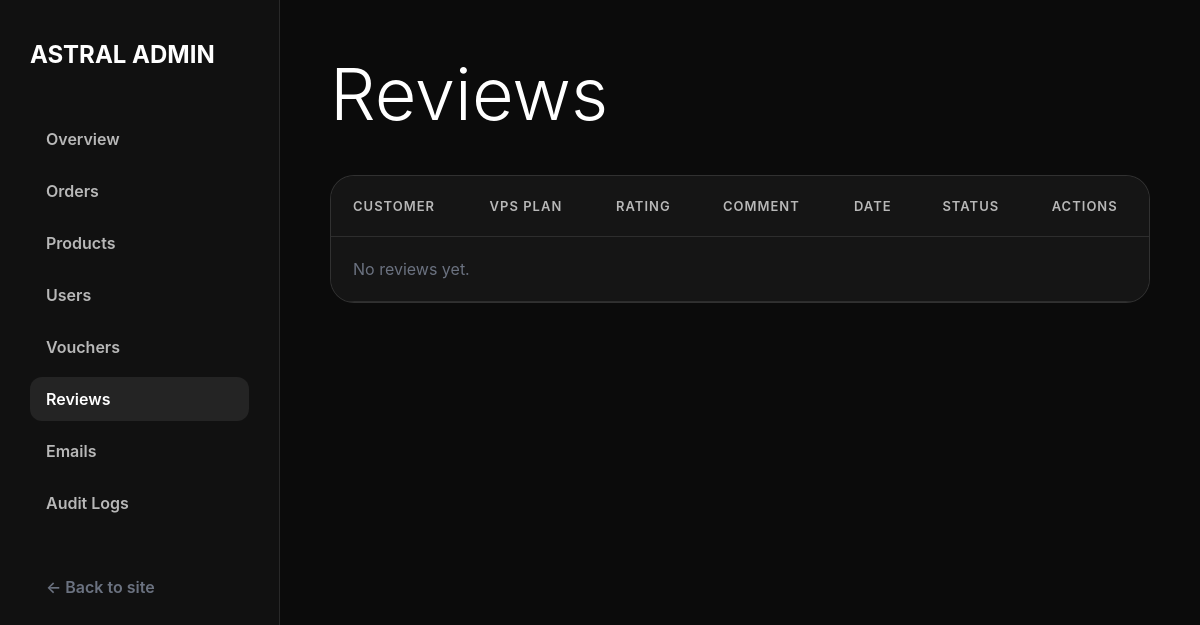
Before: /admin/reviews (signed in) with the older database file.
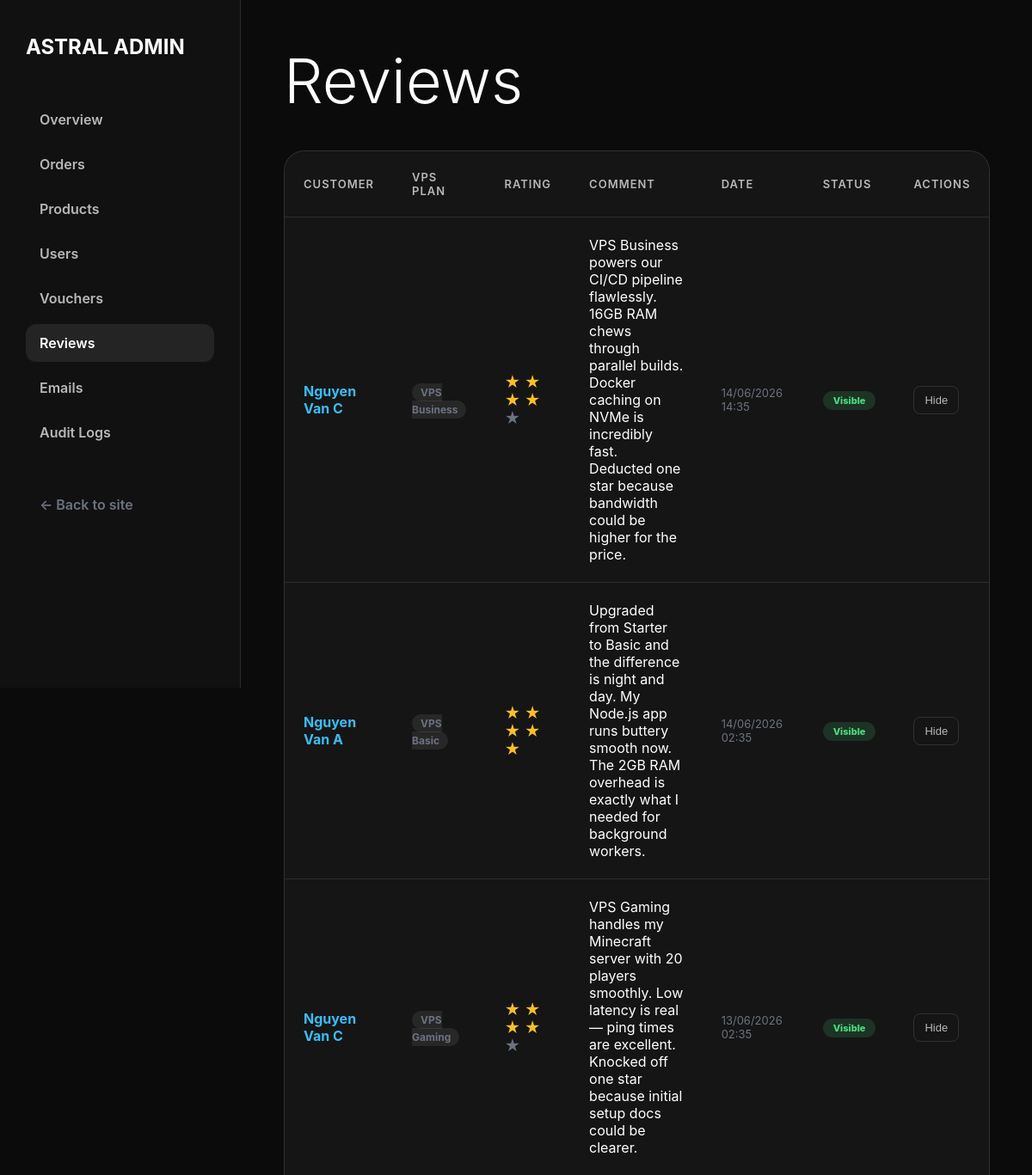
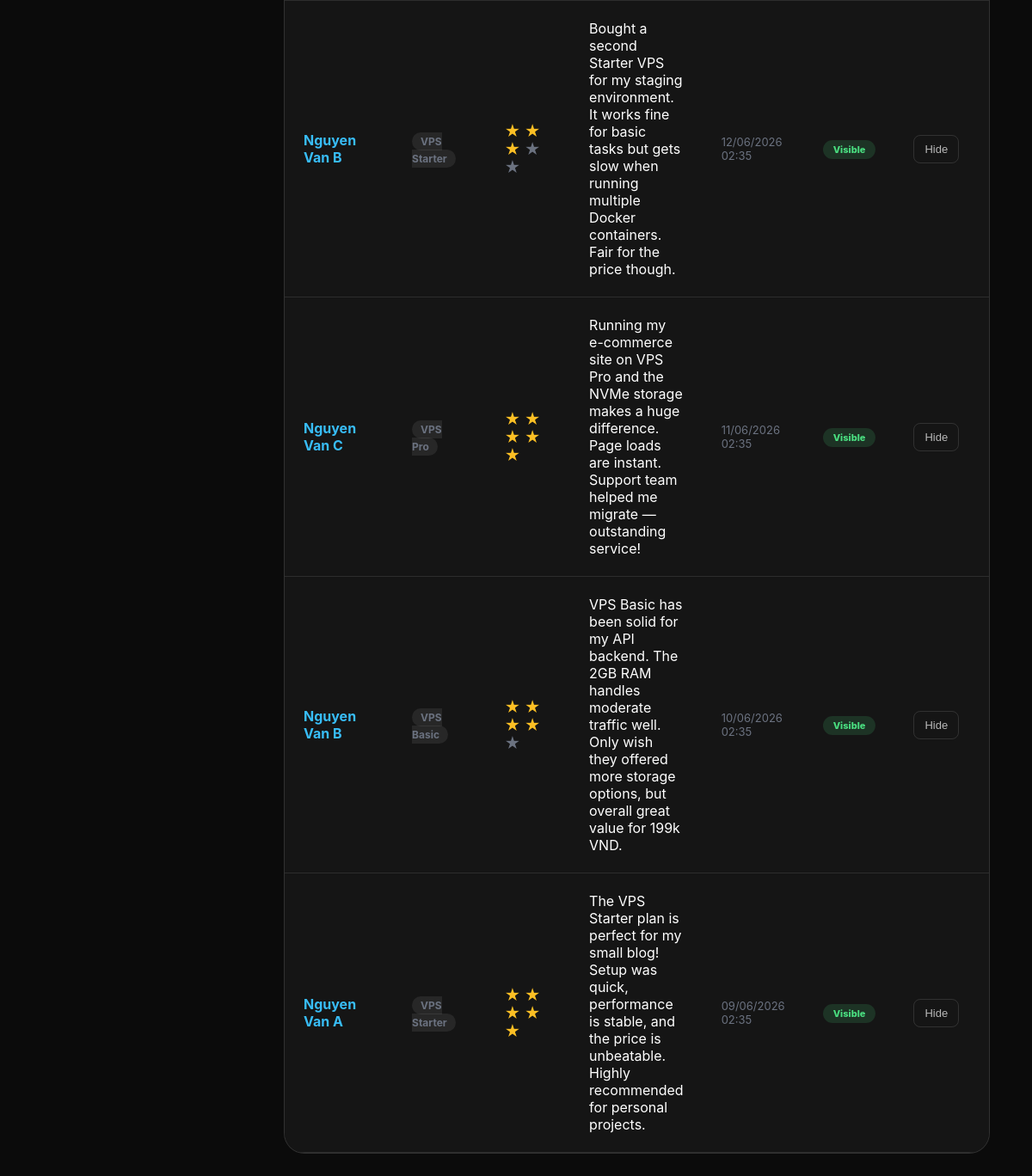
After: the same page with the newer database file (2 pictures, top to bottom).
### tables this page shows
CREATE TABLE reviews (
    id          INT UNSIGNED AUTO_INCREMENT PRIMARY KEY,
    user_id     INT UNSIGNED  NOT NULL,
    product_id  INT UNSIGNED  NOT NULL,
    order_id    INT UNSIGNED  NOT NULL,
    rating      TINYINT(1)    NOT NULL CHECK (rating BETWEEN 1 AND 5),
    comment     TEXT          NOT NULL,
    is_visible  TINYINT(1)    NOT NULL DEFAULT 1,
    created_at  TIMESTAMP     NOT NULL DEFAULT CURRENT_TIMESTAMP,
    updated_at  TIMESTAMP     NOT NULL DEFAULT CURRENT_TIMESTAMP ON UPDATE CURRENT_TIMESTAMP,

    UNIQUE KEY uq_review_per_order (user_id, order_id),
    FOREIGN KEY (user_id)    REFERENCES users(id)    ON DELETE CASCADE,
    FOREIGN KEY (product_id) REFERENCES products(id) ON DELETE CASCADE,
    FOREIGN KEY (order_id)   REFERENCES orders(id)   ON DELETE CASCADE,
    INDEX idx_product_visible (product_id, is_visible),
    INDEX idx_rating (rating)
);

CREATE TABLE users (
    id            INT UNSIGNED AUTO_INCREMENT PRIMARY KEY,
    name          VARCHAR(100)  NOT NULL,
    email         VARCHAR(150)  NOT NULL UNIQUE,
    password      VARCHAR(255)  NOT NULL,                         
    phone         VARCHAR(20)   DEFAULT NULL,
    avatar        VARCHAR(255)  DEFAULT 'default_avatar.png',
    role          ENUM('user','staff','admin') NOT NULL DEFAULT 'user',
     
    tier          ENUM('silver','gold','diamond') NOT NULL DEFAULT 'silver',
    total_spent   DECIMAL(15,2) NOT NULL DEFAULT 0.00,
    is_locked     TINYINT(1)    NOT NULL DEFAULT 0,               
    locked_reason VARCHAR(255)  DEFAULT NULL,
    is_verified   TINYINT(1)    NOT NULL DEFAULT 1,               
    verification_token VARCHAR(64) DEFAULT NULL,
    mfa_secret          VARCHAR(32)   DEFAULT NULL,
    mfa_enabled         TINYINT(1)    NOT NULL DEFAULT 0,
    created_at    TIMESTAMP     NOT NULL DEFAULT CURRENT_TIMESTAMP,
    updated_at    TIMESTAMP     NOT NULL DEFAULT CURRENT_TIMESTAMP ON UPDATE CURRENT_TIMESTAMP,

    INDEX idx_role (role),
    INDEX idx_tier (tier),
    INDEX idx_is_locked (is_locked)
);

CREATE TABLE products (
    id            INT UNSIGNED AUTO_INCREMENT PRIMARY KEY,
    name          VARCHAR(150)  NOT NULL,                         
    slug          VARCHAR(200)  NOT NULL UNIQUE,                  
    description   TEXT          DEFAULT NULL,
     
    cpu           VARCHAR(50)   NOT NULL,                         
    ram           VARCHAR(50)   NOT NULL,                         
    storage       VARCHAR(50)   NOT NULL,                         
    bandwidth     VARCHAR(50)   NOT NULL,                         
    os_options    VARCHAR(255)  DEFAULT NULL,                     
     
    price         DECIMAL(15,2) NOT NULL,                         
    stock         INT           NOT NULL DEFAULT 100,             
    image         VARCHAR(255)  DEFAULT 'default_product.png',
     
    is_active     TINYINT(1)    NOT NULL DEFAULT 1,               
    created_by    INT UNSIGNED  DEFAULT NULL,                     
    created_at    TIMESTAMP     NOT NULL DEFAULT CURRENT_TIMESTAMP,
    updated_at    TIMESTAMP     NOT NULL DEFAULT CURRENT_TIMESTAMP ON UPDATE CURRENT_TIMESTAMP,

    FOREIGN KEY (created_by) REFERENCES users(id) ON DELETE SET NULL,
    INDEX idx_is_active (is_active),
    INDEX idx_price (price),
    INDEX idx_slug (slug)
);

### src/Controllers/AdminReviewController.php (called while the page is built, shortened)
<?php
class AdminReviewController {
    public function index() {
        $reviews = Review::getAllForAdmin();
        require_once __DIR__ . '/../Views/admin/reviews/index.php';
    }
}

### src/index.php (called while the page is built, shortened)
<?php
    require_once __DIR__ . "/Router.php";
    $router = new Router();
    $router->get("/",                               [ProductController::class, "index"]);
    $router->get("/api/health",                     [HealthController::class, "index"]);
    $router->get("/login",                          [AuthController::class, "login"]);
    $router->post("/login",                         [AuthController::class, "login"]);
    $router->get("/register",                       [AuthController::class, "register"]);
    $router->post("/register",                      [AuthController::class, "register"]);
    $router->get("/logout",                         [AuthController::class, "logout"]);
    $router->get("/verify",                         [AuthController::class, "verify"]);
    $router->get("/verify-otp",                     [AuthController::class, "showOtpForm"]);
    $router->post("/verify-otp",                    [AuthController::class, "showOtpForm"]);
    $router->get("/forgot-password",                [PasswordResetController::class, "forgot"]);
    $router->post("/forgot-password",               [PasswordResetController::class, "forgot"]);
    $router->get("/reset-password",                 [PasswordResetController::class, "reset"]);
    $router->post("/reset-password",                [PasswordResetController::class, "reset"]);
    $router->get("/mfa-verify",                     [AuthController::class, "mfaVerify"]);
    $router->post("/mfa-verify",                    [AuthController::class, "mfaVerify"]);
    $router->get("/mfa-setup",                      [ProfileController::class, "setupMfa"]);
    $router->post("/mfa-setup",                     [ProfileController::class, "setupMfa"]);
    $router->get("/cart",                           [CartController::class, "index"]);
    $router->post("/cart/add",                      [CartController::class, "add"]);
    $router->post("/cart/remove",                   [CartController::class, "remove"]);
    $router->post("/cart/update",                   [CartController::class, "update"]);
    $router->get("/cart/count",                     [CartController::class, "count"]);
    $router->get("/checkout",                       [CheckoutController::class, "index"]);
    $router->post("/checkout/place-order",          [CheckoutController::class, "placeOrder"]);
    $router->get("/checkout/place-order",           [CheckoutController::class, "placeOrderGet"]);
    $router->get("/checkout/success",               [CheckoutController::class, "success"]);
    $router->post("/checkout/validate-voucher",     [CheckoutController::class, "validateVoucher"]);
    $router->get("/payment/vnpay-return",           [PaymentController::class, "vnpayReturn"]);
    $router->get("/payment/vnpay-ipn",              [PaymentController::class, "vnpayIpn"]);
    $router->get("/orders",                         [OrderController::class, "index"]);
    $router->get("/orders/invoice",                 [OrderController::class, "invoice"]);
    $router->post("/orders/cancel",                 [OrderController::class, "cancel"]);
    $router->post("/service/stop",                  [ServiceController::class, "stop"]);
    $router->post("/service/start",                 [ServiceController::class, "start"]);
    $router->post("/service/restart",               [ServiceController::class, "restart"]);
    $router->post("/service/rebuild",               [ServiceController::class, "rebuild"]);
    $router->get("/inbox",                          [InboxController::class, "index"]);
    $router->post("/inbox/read",                    [InboxController::class, "markRead"]);
    $router->get("/profile",                        [ProfileController::class, "index"]);
    $router->post("/profile/update",                [ProfileController::class, "update"]);
    $router->get("/console",                        [ConsoleController::class, "index"]);
    $router->get("/admin/orders",                   [AdminOrderController::class, "index"]);
    $router->get("/admin/orders/invoice",           [AdminOrderController::class, "invoice"]);
    $router->post("/admin/orders/update",           [AdminOrderController::class, "update"]);
    $router->get("/admin/products",                 [AdminProductController::class, "index"]);
    $router->post("/admin/products/store",          [AdminProductController::class, "store"]);
    $router->post("/admin/products/update",         [AdminProductController::class, "update"]);
    $router->post("/admin/products/toggle",         [AdminProductController::class, "toggle"]);
    $router->get("/admin",                          [AdminDashboardController::class, "index"]);
    $router->get("/admin/dashboard",                [AdminDashboardController::class, "index"]);
    $router->get("/admin/users",                    [AdminUserController::class, "index"]);
    $router->post("/admin/users/toggle-lock",       [AdminUserController::class, "toggleLock"]);
    $router->get("/admin/vouchers",                 [AdminVoucherController::class, "index"]);
    $router->post("/admin/vouchers/store",          [AdminVoucherController::class, "store"]);
    $router->post("/admin/vouchers/toggle",         [AdminVoucherController::class, "toggle"]);
    $router->get("/admin/reviews",                  [AdminReviewController::class, "index"]);
    $router->post("/admin/reviews/toggle",           [AdminReviewController::class, "toggle"]);
    $router->get("/admin/emails",                   [AdminEmailController::class, "index"]);
    $router->post("/admin/emails/send",             [AdminEmailController::class, "send"]);
    $router->get("/admin/audit-logs",              [AdminAuditLogController::class, "index"]);
    $router->post("/review/submit",                [ReviewController::class, "submit"]);
    $router->dispatch($_SERVER["REQUEST_URI"], $_SERVER["REQUEST_METHOD"]);

### src/Models/Review.php (called while the page is built, shortened)
<?php
class Review {
    public static function getAllForAdmin(): array {
        $pdo = Database::getConnection();
        $sql = "
            SELECT r.*, u.name AS customer_name, p.name AS product_name
            FROM reviews r
            JOIN users u ON r.user_id = u.id
            JOIN products p ON r.product_id = p.id
            ORDER BY r.created_at DESC
        ";
        return $pdo->query($sql)->fetchAll(PDO::FETCH_ASSOC);
    }
}

### src/Views/admin/reviews/index.php (the view, shortened to what this page needs)
<!DOCTYPE html>
<html lang="en">
<head>
    <link rel="stylesheet" href="/css/base.css">
</head>
<body>
    <div class="admin-layout">
        <div class="admin-sidebar">
            <h2>ASTRAL ADMIN</h2>
            <a href="/admin">Overview</a>
            <a href="/admin/orders">Orders</a>
            <a href="/admin/products">Products</a>
            <a href="/admin/users">Users</a>
            <a href="/admin/vouchers">Vouchers</a>
            <a href="/admin/reviews" class="active">Reviews</a>
            <a href="/admin/emails">Emails</a>
            <a href="/admin/audit-logs">Audit Logs</a>
            <div style="margin-top:auto;padding-top:32px;">
                <a href="/" style="color:#6b7280;">← Back to site</a>
            </div>
        </div>
        <div class="admin-content">
            <h1>Reviews</h1>
            <div style="background:#151515;border-radius:24px;border:1px solid rgba(255,255,255,0.12);overflow:hidden;">
                <div class="table-responsive">
                    <table class="admin-table">
                        <thead>
                            <tr>
                                <th>Customer</th>
                                <th>VPS Plan</th>
                                <th>Rating</th>
                                <th>Comment</th>
                                <th>Date</th>
                                <th>Status</th>
                                <th>Actions</th>
                            </tr>
                        </thead>
                        <tbody>
                            <?php if(empty($reviews)): ?>
                                <tr><td colspan="7" class="text-center text-muted py-4">No reviews yet.</td></tr>
                            <?php else: ?>
                                <?php foreach ($reviews as $r): ?>
                                    <tr>
                                        <td class="fw-bold" style="color:#38bdf8;"><?= htmlspecialchars($r['customer_name']) ?></td>
                                        <td><span style="padding:3px 10px;border-radius:999px;background:rgba(255,255,255,0.08);color:#6b7280;font-size:12px;font-weight:700;"><?= htmlspecialchars($r['product_name']) ?></span></td>
                                        <td class="star-rating">
                                            <?php for($i=1; $i<=5; $i++): ?>
                                                <span class="star <?= $i > $r['rating'] ? 'empty' : '' ?>">★</span>
                                            <?php endfor; ?>
                                        </td>
                                        <td style="max-width:300px;"><?= nl2br(htmlspecialchars($r['comment'])) ?></td>
                                        <td style="color:#6b7280;font-size:13px;"><?= date('d/m/Y H:i', strtotime($r['created_at'])) ?></td>
                                        <td>
                                            <span class="r-status <?= $r['is_visible'] ? 'visible' : 'hidden' ?>"><?= $r['is_visible'] ? 'Visible' : 'Hidden' ?></span>
                                        </td>
                                        <td>
                                            <form action="/admin/reviews/toggle" method="POST">
                                                <button type="submit" class="action-btn <?= $r['is_visible'] ? 'danger' : 'success' ?>"><?= $r['is_visible'] ? 'Hide' : 'Unhide' ?></button>
                                            </form>
                                        </td>
                                    </tr>
                                <?php endforeach; ?>
                            <?php endif; ?>
                        </tbody>
                    </table>
                </div>
            </div>
        </div>
    </div>
</body>
</html>

### src/Router.php
<?php
class Router {
    private array $routes = [];
    public function get(string $uri, array $handler): void {
        $this->routes['GET'][$uri] = $handler;
    }
    public function post(string $uri, array $handler): void {
        $this->routes['POST'][$uri] = $handler;
    }
    public function dispatch(string $uri, string $method): void {
        $uri = parse_url($uri, PHP_URL_PATH);
        $uri = rtrim($uri, '/') ?: '/';
        $method = strtoupper($method);
        if (isset($this->routes[$method][$uri])) {
            [$class, $action] = $this->routes[$method][$uri];
            $controller = new $class();
            $controller->$action();
        } else {
            http_response_code(404);
            echo "<h1>404 Not Found</h1>";
        }
    }
}

### src/css/base.css (style rules this page uses)
* { margin: 0; padding: 0; box-sizing: border-box; }
html { scroll-behavior: smooth; }
body { font-family: "Inter", sans-serif; background: #0b0b0b; color: #fff; overflow-x: hidden; }
a { text-decoration: none; color: inherit; }
.admin-layout { display: flex; min-height: 100vh; }
.admin-sidebar { width: 280px; background: #111; padding: 40px 30px; border-right: 1px solid rgba(255, 255, 255, 0.1); position: fixed; top: 0; left: 0; height: 100vh; overflow-y: auto; z-index: 100; }
.admin-sidebar h2 { font-size: 24px; margin-bottom: 48px; display: flex; align-items: center; gap: 10px; }
.admin-sidebar a { display: block; color: #b8b8b8; margin-bottom: 8px; padding: 12px 16px; border-radius: 12px; font-weight: 600; transition: all 0.2s ease; }
.admin-sidebar a:hover, .admin-sidebar a.active { background: rgba(255, 255, 255, 0.08); color: #fff; }
.admin-content { flex: 1; padding: 50px; margin-left: 280px; }
.admin-content h1 { font-size: clamp(52px, 6vw, 76px); font-weight: 300; margin-bottom: 38px; }
.admin-table { width: 100%; border-collapse: collapse; background: #151515; border-radius: 20px; overflow: hidden; }
.admin-table th, .admin-table td { padding: 22px; border-bottom: 1px solid rgba(255, 255, 255, 0.1); text-align: left; }
.admin-table th { color: #b8b8b8; font-weight: 600; font-size: 13px; text-transform: uppercase; letter-spacing: 1px; }
.star-rating { color: #fbbf24; }
.fw-bold { font-weight: 700; }
.table-responsive { overflow-x: auto; }
.text-muted { color: #6b7280; }
.text-center { text-align: center; }
.py-4 { padding-top: 24px; padding-bottom: 24px; }

### src/Views/admin/reviews/index.php (style rules this page uses)
.r-status { padding:4px 12px; border-radius:999px; font-size:11px; font-weight:800; display:inline-block; }
.r-status.visible { background:rgba(74,222,128,0.15); color:#4ade80; }
.star { color:#fbbf24; font-size:18px; }
.star.empty { color:#6b7280; }
.action-btn { padding:8px 12px; border-radius:8px; border:1px solid rgba(255,255,255,0.12); background:transparent; color:#b8b8b8; cursor:pointer; font-size:13px; }

Changed rows visible on the page:
added reviews: user.name "Nguyen Van C", product.name "VPS Business", comment "VPS Business powers our CI/CD pipeline flawlessly. 16GB RAM chews through parallel builds. Docker caching on NVMe is incredibly fast. Deducted one star because bandwidth could be higher for the price.", created_at "14/06/2026 14:35", is_visible "Visible"
added reviews: user.name "Nguyen Van A", product.name "VPS Basic", comment "Upgraded from Starter to Basic and the difference is night and day. My Node.js app runs buttery smooth now. The 2GB RAM overhead is exactly what I needed for background workers.", created_at "14/06/2026 02:35", is_visible "Visible"
added reviews: user.name "Nguyen Van C", product.name "VPS Gaming", comment "VPS Gaming handles my Minecraft server with 20 players smoothly. Low latency is real — ping times are excellent. Knocked off one star because initial setup docs could be clearer.", created_at "13/06/2026 02:35", is_visible "Visible"
added reviews: user.name "Nguyen Van B", product.name "VPS Starter", comment "Bought a second Starter VPS for my staging environment. It works fine for basic tasks but gets slow when running multiple Docker containers. Fair for the price though.", created_at "12/06/2026 02:35", is_visible "Visible"
added reviews: user.name "Nguyen Van C", product.name "VPS Pro", comment "Running my e-commerce site on VPS Pro and the NVMe storage makes a huge difference. Page loads are instant. Support team helped me migrate — outstanding service!", created_at "11/06/2026 02:35", is_visible "Visible"
added reviews: user.name "Nguyen Van B", product.name "VPS Basic", comment "VPS Basic has been solid for my API backend. The 2GB RAM handles moderate traffic well. Only wish they offered more storage options, but overall great value for 199k VND.", created_at "10/06/2026 02:35", is_visible "Visible"
added reviews: user.name "Nguyen Van A", product.name "VPS Starter", comment "The VPS Starter plan is perfect for my small blog! Setup was quick, performance is stable, and the price is unbeatable. Highly recommended for personal projects.", created_at "09/06/2026 02:35", is_visible "Visible"
Other visible differences:
text no longer shown: "No reviews yet."
